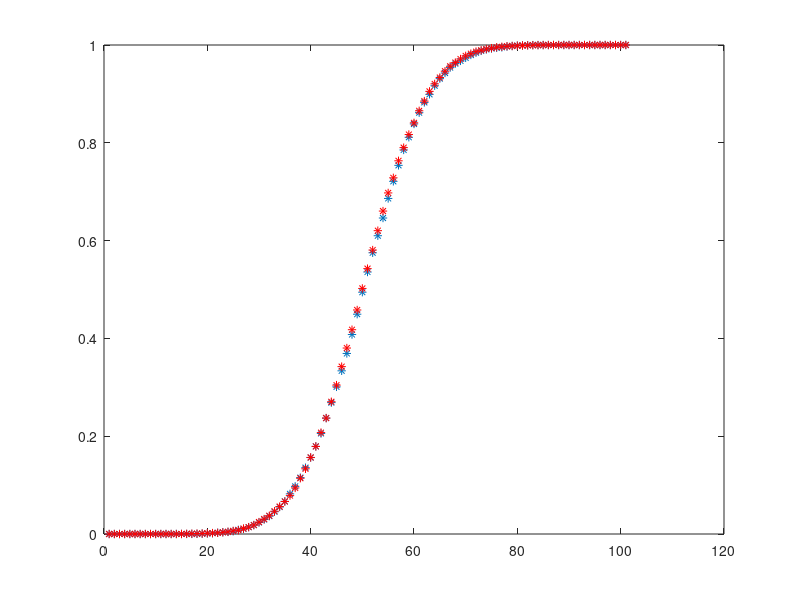
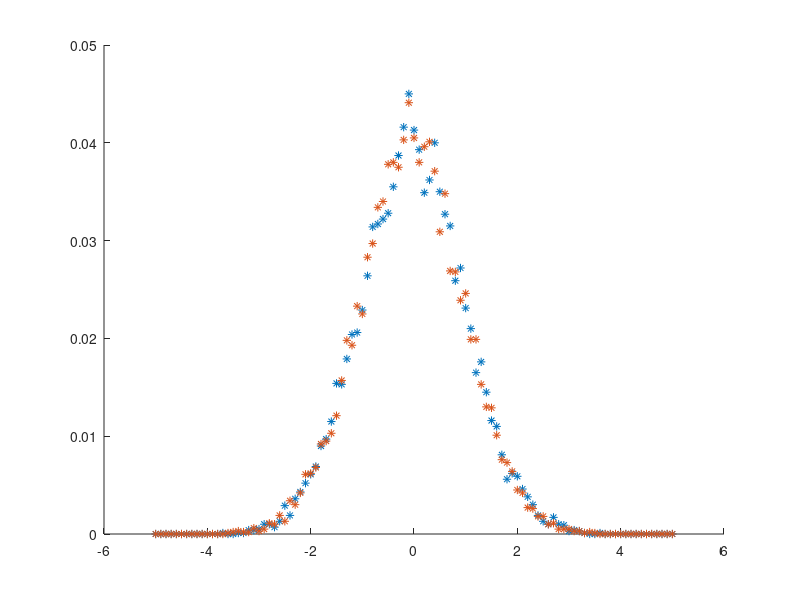

Here is the MATLAB script that generated these plots, in order:
%function [ output_args ] = s_14_polarcoordinate2rv_perfect( )
%UNTITLED7 Summary of this function goes here
%   Detailed explanation goes here

N=10000;
exx=0;
exy=0;
sqx=0;
sqy=0;
varx=0;
vary=0;
k=1;
while k<=N
    u1=rand();
    u2=rand();
    v1=2*u1-1;
    v2=2*u2-1;
    s=(v1*v1)+(v2*v2);
    if(s<=1)
        X(k)=sqrt((-2*log(s))/s)*v1;
        y(k)=sqrt((-2*log(s))/s)*v2;
        exx=exx+X(k)/N;
        sqx=sqx+(X(k)*X(k))/N;
        exy=exy+y(k)/N;
        sqy=sqy+(y(k)*y(k))/N;
        k=k+1;
    end
    
end
    varx=sqx-exx^2;
    vary=sqy-exy^2;
    
    fprintf('practical mean of rv 1 is');
    disp(exx)
    fprintf('practical var of rv 1 is');
    disp(varx)
    fprintf('practical mean of rv 2 is');   
    disp(exy)
    fprintf('practical var of rv 2 is');
    disp(vary)
    
    xMax=5;
    delta_x=0.1;
    
    x=-xMax;
    j=1;
    while x <= xMax
        x=x+delta_x;
        C=0;
        C1=0;
        for i = 1 : N            
            if ( X(i) <= x )
                C=C+1;
                if(X(i)>x-delta_x)
                    C1=C1+1;
                end
            end            
        end
        Prob(j)=C/N;
        Prob1(j)=C1/N;
        j=j+1;
    end
     
    xMax=5;
    delta_x=0.1;
    
    x=-xMax;
    j=1;
    while x <= xMax
        x=x+delta_x;
        C=0;
        C1=0;
        for i = 1 : N            
            if ( y(i) <= x )
                C=C+1;
                if(y(i)>x-delta_x)
                    C1=C1+1;
                end
            end            
        end
        Prob2(j)=C/N;
        Prob12(j)=C1/N;
        j=j+1;
    end
    
    xxasis=linspace(-xMax,xMax,j-1);
    xxasis1=linspace(-xMax,xMax,j-1);
    figure;
   % plot(xxasis,Prob2,'*', xxasis1,Prob12,'*');
    plot(1:j-1,Prob,'*',1:j-1,Prob2,'r*');
    figure;
    hold on;
    plot(xxasis,Prob1,'*',xxasis1,Prob12,'*');

%end





